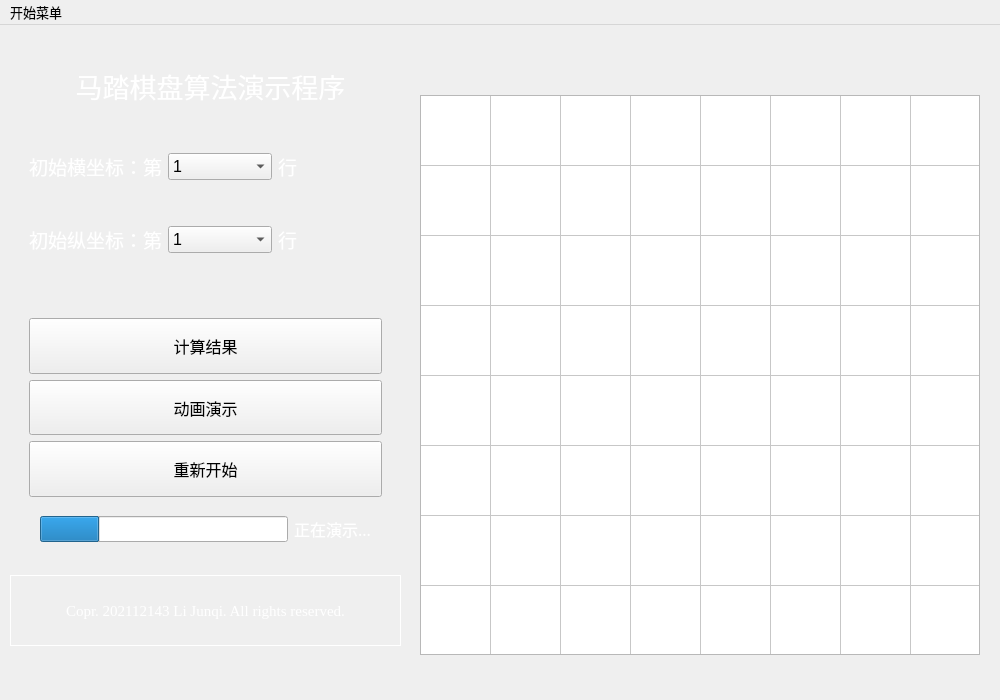
<?xml version="1.0" encoding="UTF-8"?>
<ui version="4.0">
 <class>MainWindow</class>
 <widget class="QMainWindow" name="MainWindow">
  <property name="geometry">
   <rect>
    <x>0</x>
    <y>0</y>
    <width>1000</width>
    <height>700</height>
   </rect>
  </property>
  <property name="minimumSize">
   <size>
    <width>1000</width>
    <height>700</height>
   </size>
  </property>
  <property name="maximumSize">
   <size>
    <width>1000</width>
    <height>700</height>
   </size>
  </property>
  <property name="windowTitle">
   <string>马踏棋盘算法演示程序</string>
  </property>
  <property name="windowIcon">
   <iconset resource="res.qrc">
    <normaloff>:/Image/th.png</normaloff>:/Image/th.png</iconset>
  </property>
  <property name="styleSheet">
   <string notr="true">#centralwidget {
	border-image:url(:/Image/background.png)
}</string>
  </property>
  <widget class="QWidget" name="centralwidget">
   <widget class="QTableWidget" name="chessBoard">
    <property name="geometry">
     <rect>
      <x>420</x>
      <y>70</y>
      <width>560</width>
      <height>560</height>
     </rect>
    </property>
    <property name="font">
     <font>
      <pointsize>12</pointsize>
     </font>
    </property>
    <property name="verticalScrollBarPolicy">
     <enum>Qt::ScrollBarAlwaysOff</enum>
    </property>
    <property name="horizontalScrollBarPolicy">
     <enum>Qt::ScrollBarAlwaysOff</enum>
    </property>
    <property name="autoScroll">
     <bool>true</bool>
    </property>
    <property name="autoScrollMargin">
     <number>100</number>
    </property>
    <property name="showDropIndicator" stdset="0">
     <bool>true</bool>
    </property>
    <property name="verticalScrollMode">
     <enum>QAbstractItemView::ScrollPerItem</enum>
    </property>
    <property name="showGrid">
     <bool>true</bool>
    </property>
    <attribute name="horizontalHeaderVisible">
     <bool>false</bool>
    </attribute>
    <attribute name="horizontalHeaderMinimumSectionSize">
     <number>70</number>
    </attribute>
    <attribute name="horizontalHeaderDefaultSectionSize">
     <number>70</number>
    </attribute>
    <attribute name="horizontalHeaderShowSortIndicator" stdset="0">
     <bool>false</bool>
    </attribute>
    <attribute name="verticalHeaderVisible">
     <bool>false</bool>
    </attribute>
    <attribute name="verticalHeaderMinimumSectionSize">
     <number>70</number>
    </attribute>
    <attribute name="verticalHeaderDefaultSectionSize">
     <number>70</number>
    </attribute>
    <row>
     <property name="text">
      <string>1</string>
     </property>
    </row>
    <row>
     <property name="text">
      <string>2</string>
     </property>
    </row>
    <row>
     <property name="text">
      <string>3</string>
     </property>
    </row>
    <row>
     <property name="text">
      <string>4</string>
     </property>
    </row>
    <row>
     <property name="text">
      <string>5</string>
     </property>
    </row>
    <row>
     <property name="text">
      <string>6</string>
     </property>
    </row>
    <row>
     <property name="text">
      <string>7</string>
     </property>
    </row>
    <row>
     <property name="text">
      <string>8</string>
     </property>
    </row>
    <column>
     <property name="text">
      <string>1</string>
     </property>
    </column>
    <column>
     <property name="text">
      <string>2</string>
     </property>
    </column>
    <column>
     <property name="text">
      <string>3</string>
     </property>
    </column>
    <column>
     <property name="text">
      <string>4</string>
     </property>
    </column>
    <column>
     <property name="text">
      <string>5</string>
     </property>
    </column>
    <column>
     <property name="text">
      <string>6</string>
     </property>
    </column>
    <column>
     <property name="text">
      <string>7</string>
     </property>
    </column>
    <column>
     <property name="text">
      <string>8</string>
     </property>
    </column>
    <item row="0" column="0">
     <property name="text">
      <string/>
     </property>
    </item>
    <item row="0" column="1">
     <property name="text">
      <string/>
     </property>
    </item>
    <item row="0" column="2">
     <property name="text">
      <string/>
     </property>
    </item>
    <item row="0" column="3">
     <property name="text">
      <string/>
     </property>
    </item>
    <item row="1" column="2">
     <property name="text">
      <string/>
     </property>
    </item>
   </widget>
   <widget class="QLabel" name="label">
    <property name="geometry">
     <rect>
      <x>40</x>
      <y>30</y>
      <width>341</width>
      <height>61</height>
     </rect>
    </property>
    <property name="sizePolicy">
     <sizepolicy hsizetype="Preferred" vsizetype="Preferred">
      <horstretch>0</horstretch>
      <verstretch>0</verstretch>
     </sizepolicy>
    </property>
    <property name="font">
     <font>
      <family>微软雅黑</family>
      <pointsize>20</pointsize>
     </font>
    </property>
    <property name="styleSheet">
     <string notr="true">color: rgb(255, 255, 255)</string>
    </property>
    <property name="text">
     <string>马踏棋盘算法演示程序</string>
    </property>
    <property name="alignment">
     <set>Qt::AlignCenter</set>
    </property>
    <property name="buddy">
     <cstring>label</cstring>
    </property>
   </widget>
   <widget class="QLabel" name="label_4">
    <property name="geometry">
     <rect>
      <x>10</x>
      <y>550</y>
      <width>391</width>
      <height>71</height>
     </rect>
    </property>
    <property name="font">
     <font>
      <family>Times New Roman</family>
      <pointsize>11</pointsize>
     </font>
    </property>
    <property name="styleSheet">
     <string notr="true">color: rgb(255, 255, 255)</string>
    </property>
    <property name="frameShape">
     <enum>QFrame::Box</enum>
    </property>
    <property name="text">
     <string> Copr. 202112143 Li Junqi. All rights reserved. </string>
    </property>
    <property name="alignment">
     <set>Qt::AlignCenter</set>
    </property>
   </widget>
   <widget class="QWidget" name="widget_2" native="true">
    <property name="geometry">
     <rect>
      <x>20</x>
      <y>80</y>
      <width>371</width>
      <height>401</height>
     </rect>
    </property>
    <layout class="QVBoxLayout" name="verticalLayout_2">
     <item>
      <widget class="QWidget" name="widget_3" native="true">
       <property name="sizePolicy">
        <sizepolicy hsizetype="Minimum" vsizetype="Preferred">
         <horstretch>0</horstretch>
         <verstretch>0</verstretch>
        </sizepolicy>
       </property>
       <layout class="QGridLayout" name="gridLayout">
        <item row="2" column="0">
         <widget class="QLabel" name="label_3">
          <property name="font">
           <font>
            <family>微软雅黑</family>
            <pointsize>14</pointsize>
           </font>
          </property>
          <property name="styleSheet">
           <string notr="true">color: rgb(255, 255, 255)</string>
          </property>
          <property name="text">
           <string>初始纵坐标：第</string>
          </property>
         </widget>
        </item>
        <item row="0" column="1">
         <widget class="QComboBox" name="CBox_x">
          <property name="font">
           <font>
            <pointsize>12</pointsize>
           </font>
          </property>
          <item>
           <property name="text">
            <string>1</string>
           </property>
          </item>
          <item>
           <property name="text">
            <string>2</string>
           </property>
          </item>
          <item>
           <property name="text">
            <string>3</string>
           </property>
          </item>
          <item>
           <property name="text">
            <string>4</string>
           </property>
          </item>
          <item>
           <property name="text">
            <string>5</string>
           </property>
          </item>
          <item>
           <property name="text">
            <string>6</string>
           </property>
          </item>
          <item>
           <property name="text">
            <string>7</string>
           </property>
          </item>
          <item>
           <property name="text">
            <string>8</string>
           </property>
          </item>
         </widget>
        </item>
        <item row="2" column="1">
         <widget class="QComboBox" name="CBox_y">
          <property name="font">
           <font>
            <pointsize>12</pointsize>
           </font>
          </property>
          <item>
           <property name="text">
            <string>1</string>
           </property>
          </item>
          <item>
           <property name="text">
            <string>2</string>
           </property>
          </item>
          <item>
           <property name="text">
            <string>3</string>
           </property>
          </item>
          <item>
           <property name="text">
            <string>4</string>
           </property>
          </item>
          <item>
           <property name="text">
            <string>5</string>
           </property>
          </item>
          <item>
           <property name="text">
            <string>6</string>
           </property>
          </item>
          <item>
           <property name="text">
            <string>7</string>
           </property>
          </item>
          <item>
           <property name="text">
            <string>8</string>
           </property>
          </item>
         </widget>
        </item>
        <item row="0" column="0">
         <widget class="QLabel" name="label_2">
          <property name="font">
           <font>
            <family>微软雅黑</family>
            <pointsize>14</pointsize>
           </font>
          </property>
          <property name="styleSheet">
           <string notr="true">color: rgb(255, 255, 255)</string>
          </property>
          <property name="text">
           <string>初始横坐标：第</string>
          </property>
         </widget>
        </item>
        <item row="0" column="2">
         <widget class="QLabel" name="label_5">
          <property name="font">
           <font>
            <family>微软雅黑</family>
            <pointsize>14</pointsize>
           </font>
          </property>
          <property name="styleSheet">
           <string notr="true">color: rgb(255, 255, 255)</string>
          </property>
          <property name="text">
           <string>行</string>
          </property>
         </widget>
        </item>
        <item row="2" column="2">
         <widget class="QLabel" name="label_6">
          <property name="font">
           <font>
            <family>微软雅黑</family>
            <pointsize>14</pointsize>
           </font>
          </property>
          <property name="styleSheet">
           <string notr="true">color: rgb(255, 255, 255)</string>
          </property>
          <property name="text">
           <string>行</string>
          </property>
         </widget>
        </item>
       </layout>
      </widget>
     </item>
     <item>
      <widget class="QWidget" name="widget" native="true">
       <property name="sizePolicy">
        <sizepolicy hsizetype="Preferred" vsizetype="Preferred">
         <horstretch>0</horstretch>
         <verstretch>0</verstretch>
        </sizepolicy>
       </property>
       <layout class="QVBoxLayout" name="verticalLayout">
        <item>
         <widget class="QPushButton" name="Btn_Begin">
          <property name="sizePolicy">
           <sizepolicy hsizetype="Minimum" vsizetype="Preferred">
            <horstretch>0</horstretch>
            <verstretch>0</verstretch>
           </sizepolicy>
          </property>
          <property name="font">
           <font>
            <family>微软雅黑</family>
            <pointsize>12</pointsize>
           </font>
          </property>
          <property name="text">
           <string>计算结果</string>
          </property>
          <property name="icon">
           <iconset resource="res.qrc">
            <normaloff>:/Image/Computer.png</normaloff>:/Image/Computer.png</iconset>
          </property>
         </widget>
        </item>
        <item>
         <widget class="QPushButton" name="Btn_Animation">
          <property name="sizePolicy">
           <sizepolicy hsizetype="Minimum" vsizetype="Preferred">
            <horstretch>0</horstretch>
            <verstretch>0</verstretch>
           </sizepolicy>
          </property>
          <property name="font">
           <font>
            <family>微软雅黑</family>
            <pointsize>12</pointsize>
           </font>
          </property>
          <property name="text">
           <string>动画演示</string>
          </property>
          <property name="icon">
           <iconset resource="res.qrc">
            <normaloff>:/Image/Play.png</normaloff>:/Image/Play.png</iconset>
          </property>
         </widget>
        </item>
        <item>
         <widget class="QPushButton" name="Btn_Restart">
          <property name="sizePolicy">
           <sizepolicy hsizetype="Minimum" vsizetype="Preferred">
            <horstretch>0</horstretch>
            <verstretch>0</verstretch>
           </sizepolicy>
          </property>
          <property name="font">
           <font>
            <family>微软雅黑</family>
            <pointsize>12</pointsize>
           </font>
          </property>
          <property name="text">
           <string>重新开始</string>
          </property>
          <property name="icon">
           <iconset resource="res.qrc">
            <normaloff>:/Image/Restart.png</normaloff>:/Image/Restart.png</iconset>
          </property>
         </widget>
        </item>
       </layout>
      </widget>
     </item>
    </layout>
   </widget>
   <widget class="QWidget" name="widget_4" native="true">
    <property name="geometry">
     <rect>
      <x>40</x>
      <y>480</y>
      <width>331</width>
      <height>48</height>
     </rect>
    </property>
    <layout class="QHBoxLayout" name="horizontalLayout">
     <item>
      <widget class="QProgressBar" name="progressBar">
       <property name="sizePolicy">
        <sizepolicy hsizetype="Minimum" vsizetype="Fixed">
         <horstretch>0</horstretch>
         <verstretch>0</verstretch>
        </sizepolicy>
       </property>
       <property name="font">
        <font>
         <pointsize>11</pointsize>
        </font>
       </property>
       <property name="styleSheet">
        <string notr="true">color: rgb(255, 255, 255)</string>
       </property>
       <property name="value">
        <number>24</number>
       </property>
      </widget>
     </item>
     <item>
      <widget class="QLabel" name="label_Show">
       <property name="sizePolicy">
        <sizepolicy hsizetype="Fixed" vsizetype="Preferred">
         <horstretch>0</horstretch>
         <verstretch>0</verstretch>
        </sizepolicy>
       </property>
       <property name="font">
        <font>
         <family>微软雅黑</family>
         <pointsize>12</pointsize>
        </font>
       </property>
       <property name="styleSheet">
        <string notr="true">color: rgb(255, 255, 255)</string>
       </property>
       <property name="text">
        <string>正在演示...</string>
       </property>
       <property name="alignment">
        <set>Qt::AlignCenter</set>
       </property>
      </widget>
     </item>
    </layout>
   </widget>
  </widget>
  <widget class="QMenuBar" name="menubar">
   <property name="geometry">
    <rect>
     <x>0</x>
     <y>0</y>
     <width>1000</width>
     <height>29</height>
    </rect>
   </property>
   <property name="font">
    <font>
     <family>微软雅黑</family>
     <pointsize>10</pointsize>
    </font>
   </property>
   <widget class="QMenu" name="menu">
    <property name="geometry">
     <rect>
      <x>350</x>
      <y>119</y>
      <width>155</width>
      <height>147</height>
     </rect>
    </property>
    <property name="font">
     <font>
      <pointsize>10</pointsize>
     </font>
    </property>
    <property name="title">
     <string>开始菜单</string>
    </property>
    <addaction name="actionRestart"/>
    <addaction name="actionHelp"/>
    <addaction name="actionExit"/>
   </widget>
   <addaction name="menu"/>
  </widget>
  <action name="actionRestart">
   <property name="icon">
    <iconset resource="res.qrc">
     <normaloff>:/Image/Restart.png</normaloff>:/Image/Restart.png</iconset>
   </property>
   <property name="text">
    <string>重新开始</string>
   </property>
   <property name="font">
    <font/>
   </property>
  </action>
  <action name="actionExit">
   <property name="icon">
    <iconset resource="res.qrc">
     <normaloff>:/Image/Exit.png</normaloff>:/Image/Exit.png</iconset>
   </property>
   <property name="text">
    <string>退出程序</string>
   </property>
  </action>
  <action name="actionHelp">
   <property name="icon">
    <iconset resource="res.qrc">
     <normaloff>:/Image/Info.png</normaloff>:/Image/Info.png</iconset>
   </property>
   <property name="text">
    <string>帮助文档</string>
   </property>
  </action>
 </widget>
 <resources>
  <include location="res.qrc"/>
 </resources>
 <connections/>
</ui>
